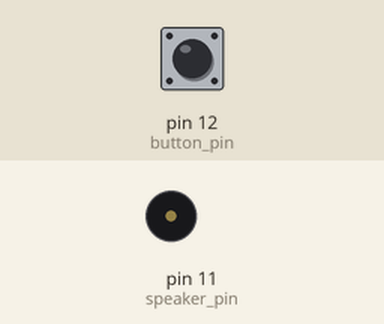
This sketch was run on a simulated Arduino Uno, built with avr-gcc and run on an emulated ATmega328P. Parts: buzzer (waves = sounding). Inputs (shaded band) come from the test bench; at power-on: pin 12 (button_pin) HIGH.

Above: at 1.2 s.
1.3 s: pin 12 (button_pin) pulled LOW for 1 s
At 1.43 s:
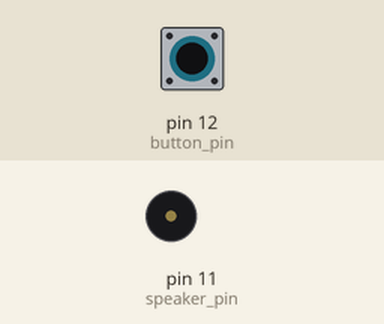
4.3 s: pin 12 (button_pin) pulled LOW for 3.2 s
At 8.5 s:
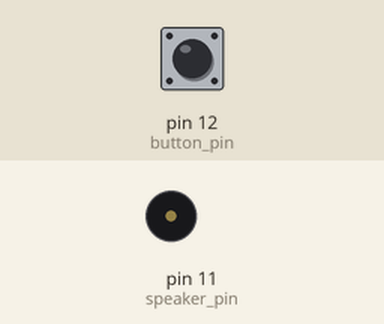
Timing chart, 0 to 10.0 s (numbered marks = the images above; inputs shaded):
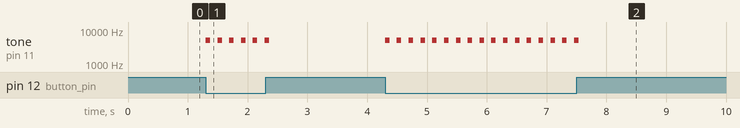

The sketch:

Code3.ino
```cpp
const int speaker_pin = 11;
const int button_pin = 12;
const long baudrate = 115200;

const long loops_to_wait_between_button_presses = 10000;
long loop_count;

const int tone_frequency = 5000;
const int tone_duration = 75;

String serial_port_string;

const String play_tone_command = "playTone";

void playTone()
{
  tone(speaker_pin, tone_frequency, tone_duration);
}

void setup()
{
  Serial.begin(baudrate);
  pinMode(button_pin,INPUT_PULLUP);

  loop_count = loops_to_wait_between_button_presses;
}

void loop()
{
  while(Serial.available())
  {
    serial_port_string = Serial.readString();
    serial_port_string.trim();
    if (serial_port_string == play_tone_command)
    {
      playTone();
    }
  }

  if ((digitalRead(button_pin) == LOW) &&
      (loop_count > loops_to_wait_between_button_presses))
  {
    loop_count = 0;
    playTone();
  }

  ++loop_count;
}
```

Measured:
- after the input at 1.3 s, tone on pin 11 (speaker_pin): alternates 5000 Hz for 0.08 s and silent for 0.12 s, 12 changes in all, then stays silent, starting at once
- after the input at 4.3 s, tone on pin 11 (speaker_pin): alternates 5000 Hz for 0.08 s and silent for 0.12 s, 34 changes in all, then stays silent, starting at once
